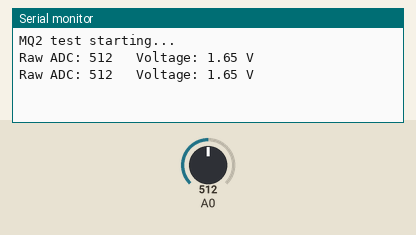
Recording of a sketch running on a simulated Arduino Uno, built with avr-gcc and run on an emulated ATmega328P. Shown: the last lines printed to the serial monitor. The inputs (shaded band) are chosen by the test bench; at power-on: A0 = 512.

Above: at 1.8 s.
1.9 s: A0 set to 716
At 2.8 s:
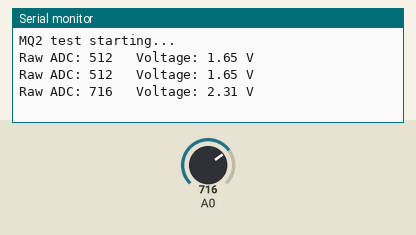
3.4 s: A0 set to 900
At 4.4 s:
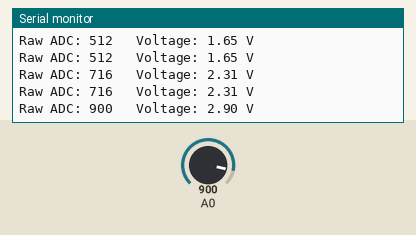
Timing chart, 0 to 6.4 s (numbered marks = the images above; inputs shaded):
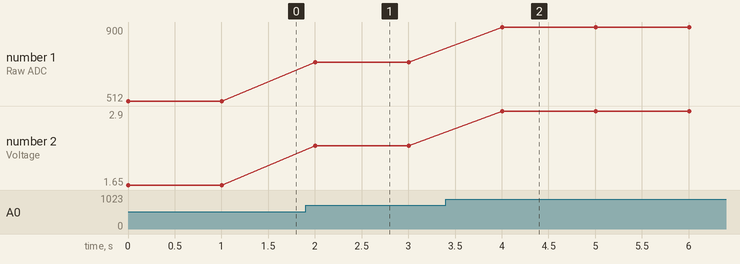

Measured:
- after the input at 1.9 s, the serial monitor: prints a new line after 0.10 s (image 1)
- after the input at 3.4 s, the serial monitor: prints a new line after 0.60 s (image 2)
- plotted number 1: 512 → 716 after the input at 1.9 s, 716 → 900 after the input at 3.4 s
- plotted number 2: 1.65 → 2.31 after the input at 1.9 s, 2.31 → 2.9 after the input at 3.4 s

The sketch:

MQ2check.ino
```cpp
void setup() {
  Serial.begin(115200);
  Serial.println("MQ2 test starting...");
}

void loop() {
  int rawValue = analogRead(A0);       // ESP8266 ADC range: 0–1023
  float voltage = rawValue * (3.3 / 1023.0);

  Serial.print("Raw ADC: ");
  Serial.print(rawValue);
  Serial.print("   Voltage: ");
  Serial.print(voltage, 2);
  Serial.println(" V");

  delay(1000);
}
```
